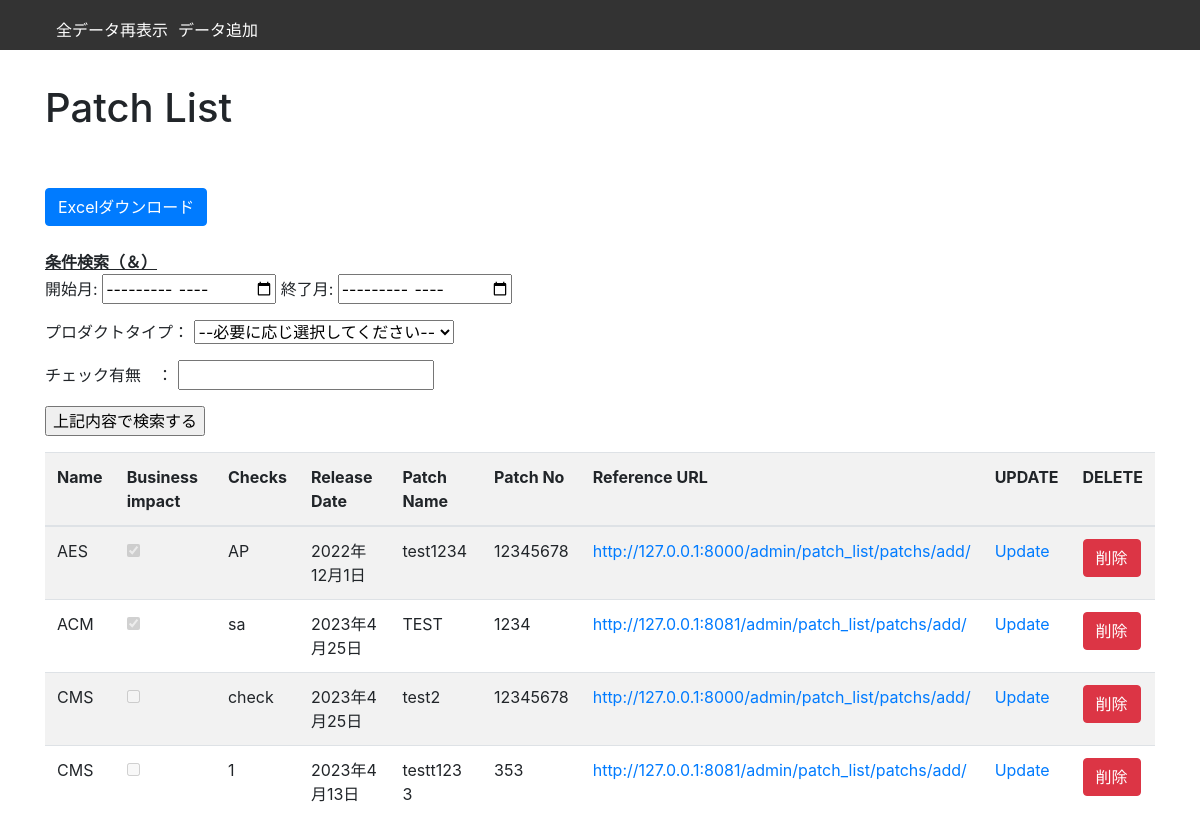
Page /patch/list on the committed database.
### patch_list/models.py (models this page shows, shortened)
class Patchs(models.Model):
    name = models.CharField(max_length=100)
    checks = models.CharField(max_length=100)
    release_date = models.DateField()
    patch_name = models.CharField(max_length=100)
    patch_no = models.CharField(max_length=100)
    reference_url = models.URLField()
    updated_at = models.DateTimeField(auto_now=True)
    impact_check = models.BooleanField(default=False)
    class Meta:
        ordering = ['-updated_at']
        db_table = "patchlists"

### patch_list/views.py (the view, shortened to what this page needs)
# urls.py: path('list', PatchListView.as_view(), name='list'),
class PatchListView(ListView):
    model = Patchs
    template_name = 'patch/patch_list.html'
    def get_queryset(self):
        query = super().get_queryset()
        name = self.request.GET.get('application_name', None)
        checks = self.request.GET.get('patch_check', None)
        start_month = self.request.GET.get('start_date', None)
        end_month = self.request.GET.get('end_date', None)
        if name:
            query = query.filter(
                name=name
            )
        if checks:
            query = query.filter(
                checks=checks
            )
        if start_month and end_month:
            start_month = datetime.strptime(start_month, '%Y-%m')
            end_month = datetime.strptime(end_month, '%Y-%m')
            query = query.filter(release_date__range=(start_month, end_month))
        return query
    def get_context_data(self, **kwargs):
        context = super().get_context_data(**kwargs)
        if 'application_name' or 'patch_check' or 'start_date' or 'end_date' in self.request.GET:
            context['excel_url'] = reverse('patch_list:list') + '?' + self.request.GET.urlencode()
            context['excel_url'] += '&export=excel'
        return context
    def get(self, request, *args, **kwargs):
        if 'export' in request.GET and request.GET['export'] == 'excel':
            queryset = self.get_queryset()
            response = self.create_excel_response(queryset)
            return response
        else:
            return super().get(request, *args, **kwargs)

### templates/patch/patch_list.html (shortened to what this page needs)
{% extends 'base_for_patch.html' %}
{% block content %}
    <h1>Patch List</h1>
    <br>
    <br>
    <a href="{% url 'patch_list:list' %}?{{ request.GET.urlencode }}&export=excel"
       class="btn btn-primary">Excelダウンロード</a>
    <br>
    <br>
    <table class="table table-striped">
        <form method="get" action="{% url 'patch_list:list' %}">
            <a><strong><u>条件検索（＆）</u></strong></a>
            <p>
                開始月:
                <input type="month" name="start_date">
                終了月:
                <input type="month" name="end_date">
            </p>
            <p>
            <p>プロダクトタイプ：
                <select name="application_name">
                    <option value="">--必要に応じ選択してください--</option>
                </select>
            </p>
            <p>チェック有無　： <input type="text" name="patch_check"></p>
            <p>
                <input type="submit" value="上記内容で検索する">
            </p>
        </form>
        <tr>
            <th>Name</th>
            <th>Business impact</th>
            <th>Checks</th>
            <th>Release Date</th>
            <th>Patch Name</th>
            <th>Patch No</th>
            <th>Reference URL</th>
            <th>UPDATE</th>
            <th>DELETE</th>
        </tr>
        <tbody>
        {% for patch_list in object_list %}
            <tr>
                <td>{{ patch_list.name }}</td>
                <td>
                    {% if patch_list.impact_check %}
                        <input type="checkbox" checked disabled>
                    {% else %}
                        <input type="checkbox" disabled>
                    {% endif %}
                </td>
                <td>{{ patch_list.checks }}</td>
                <td>{{ patch_list.release_date }}</td>
                <td>{{ patch_list.patch_name }}</td>
                <td>{{ patch_list.patch_no }}</td>
                <td><a href="{{ patch_list.reference_url }}" target="_blank">{{ patch_list.reference_url }}</a></td>
                <td><a href="{% url 'patch_list:update' patch_list.pk %}">Update</a></td>
                <td><a href="{% url 'patch_list:delete' patch_list.pk %}" class="btn btn-danger"
                       onclick="if(!confirm('本当に削除しますか？')){return false;}">削除</a></td>
            </tr>
        {% endfor %}
        </tbody>
    </table>
{% endblock %}

### static/css/style_for_patch.css (style rules this page uses)
h1 { margin-top: 60px; }

### rows in the picture
Patchs: name "AES", checks "AP", release_date "2022年12月1日", patch_name "test1234", patch_no "12345678", reference_url "http://127.0.0.1:8000/admin/patch_list/patchs/add/"
Patchs: name "ACM", checks "sa", release_date "2023年4月25日", patch_name "TEST", patch_no "1234", reference_url "http://127.0.0.1:8081/admin/patch_list/patchs/add/"
Patchs: name "CMS", checks "check", release_date "2023年4月25日", patch_name "test2", patch_no "12345678", reference_url "http://127.0.0.1:8000/admin/patch_list/patchs/add/"
Patchs: name "CMS", checks "1", release_date "2023年4月13日", patch_name "testt123 3", patch_no "353", reference_url "http://127.0.0.1:8081/admin/patch_list/patchs/add/"
